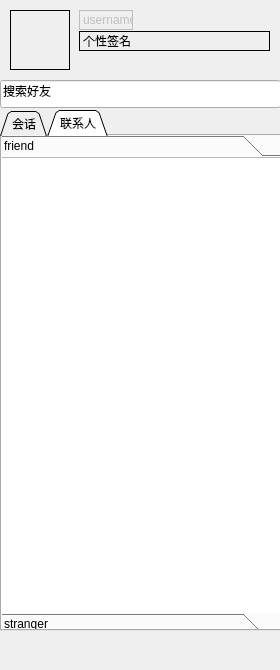
<?xml version="1.0" encoding="UTF-8"?>
<ui version="4.0">
 <class>Index</class>
 <widget class="QWidget" name="Index">
  <property name="enabled">
   <bool>true</bool>
  </property>
  <property name="geometry">
   <rect>
    <x>0</x>
    <y>0</y>
    <width>280</width>
    <height>670</height>
   </rect>
  </property>
  <property name="windowTitle">
   <string>Form</string>
  </property>
  <widget class="QLabel" name="UserLogLab">
   <property name="geometry">
    <rect>
     <x>10</x>
     <y>10</y>
     <width>60</width>
     <height>60</height>
    </rect>
   </property>
   <property name="frameShape">
    <enum>QFrame::Box</enum>
   </property>
   <property name="text">
    <string/>
   </property>
   <property name="textFormat">
    <enum>Qt::AutoText</enum>
   </property>
  </widget>
  <widget class="QLabel" name="UserNameLab">
   <property name="enabled">
    <bool>false</bool>
   </property>
   <property name="geometry">
    <rect>
     <x>79</x>
     <y>10</y>
     <width>54</width>
     <height>20</height>
    </rect>
   </property>
   <property name="frameShape">
    <enum>QFrame::Box</enum>
   </property>
   <property name="text">
    <string>username</string>
   </property>
  </widget>
  <widget class="QLineEdit" name="SelectLineEdit">
   <property name="geometry">
    <rect>
     <x>0</x>
     <y>80</y>
     <width>281</width>
     <height>28</height>
    </rect>
   </property>
   <property name="focusPolicy">
    <enum>Qt::NoFocus</enum>
   </property>
   <property name="text">
    <string>搜索好友</string>
   </property>
  </widget>
  <widget class="QLabel" name="UserSignLab">
   <property name="geometry">
    <rect>
     <x>79</x>
     <y>31</y>
     <width>191</width>
     <height>20</height>
    </rect>
   </property>
   <property name="frameShape">
    <enum>QFrame::Box</enum>
   </property>
   <property name="frameShadow">
    <enum>QFrame::Plain</enum>
   </property>
   <property name="text">
    <string>个性签名</string>
   </property>
  </widget>
  <widget class="QTabWidget" name="AllFriendTab">
   <property name="enabled">
    <bool>true</bool>
   </property>
   <property name="geometry">
    <rect>
     <x>0</x>
     <y>110</y>
     <width>282</width>
     <height>521</height>
    </rect>
   </property>
   <property name="sizePolicy">
    <sizepolicy hsizetype="Expanding" vsizetype="Expanding">
     <horstretch>0</horstretch>
     <verstretch>0</verstretch>
    </sizepolicy>
   </property>
   <property name="autoFillBackground">
    <bool>false</bool>
   </property>
   <property name="inputMethodHints">
    <set>Qt::ImhNone</set>
   </property>
   <property name="tabPosition">
    <enum>QTabWidget::North</enum>
   </property>
   <property name="tabShape">
    <enum>QTabWidget::Triangular</enum>
   </property>
   <property name="currentIndex">
    <number>1</number>
   </property>
   <property name="iconSize">
    <size>
     <width>40</width>
     <height>40</height>
    </size>
   </property>
   <property name="usesScrollButtons">
    <bool>true</bool>
   </property>
   <widget class="QWidget" name="CurrentChatTab">
    <attribute name="title">
     <string>会话</string>
    </attribute>
   </widget>
   <widget class="QWidget" name="FriendTab">
    <attribute name="title">
     <string>联系人</string>
    </attribute>
    <widget class="QToolBox" name="FriendToolBox">
     <property name="geometry">
      <rect>
       <x>-2</x>
       <y>-1</y>
       <width>282</width>
       <height>500</height>
      </rect>
     </property>
     <property name="baseSize">
      <size>
       <width>0</width>
       <height>0</height>
      </size>
     </property>
     <property name="toolTipDuration">
      <number>-1</number>
     </property>
     <property name="frameShape">
      <enum>QFrame::NoFrame</enum>
     </property>
     <property name="lineWidth">
      <number>1</number>
     </property>
     <property name="currentIndex">
      <number>0</number>
     </property>
     <property name="tabSpacing">
      <number>0</number>
     </property>
     <widget class="QWidget" name="FriendItem">
      <property name="geometry">
       <rect>
        <x>0</x>
        <y>0</y>
        <width>282</width>
        <height>460</height>
       </rect>
      </property>
      <attribute name="label">
       <string>friend</string>
      </attribute>
      <widget class="QListWidget" name="FriendList">
       <property name="geometry">
        <rect>
         <x>0</x>
         <y>0</y>
         <width>281</width>
         <height>461</height>
        </rect>
       </property>
       <property name="frameShape">
        <enum>QFrame::StyledPanel</enum>
       </property>
       <property name="autoScroll">
        <bool>true</bool>
       </property>
       <property name="autoScrollMargin">
        <number>16</number>
       </property>
      </widget>
     </widget>
     <widget class="QWidget" name="StrangerItem">
      <property name="geometry">
       <rect>
        <x>0</x>
        <y>0</y>
        <width>282</width>
        <height>460</height>
       </rect>
      </property>
      <attribute name="label">
       <string>stranger</string>
      </attribute>
     </widget>
    </widget>
   </widget>
  </widget>
 </widget>
 <resources/>
 <connections/>
</ui>
